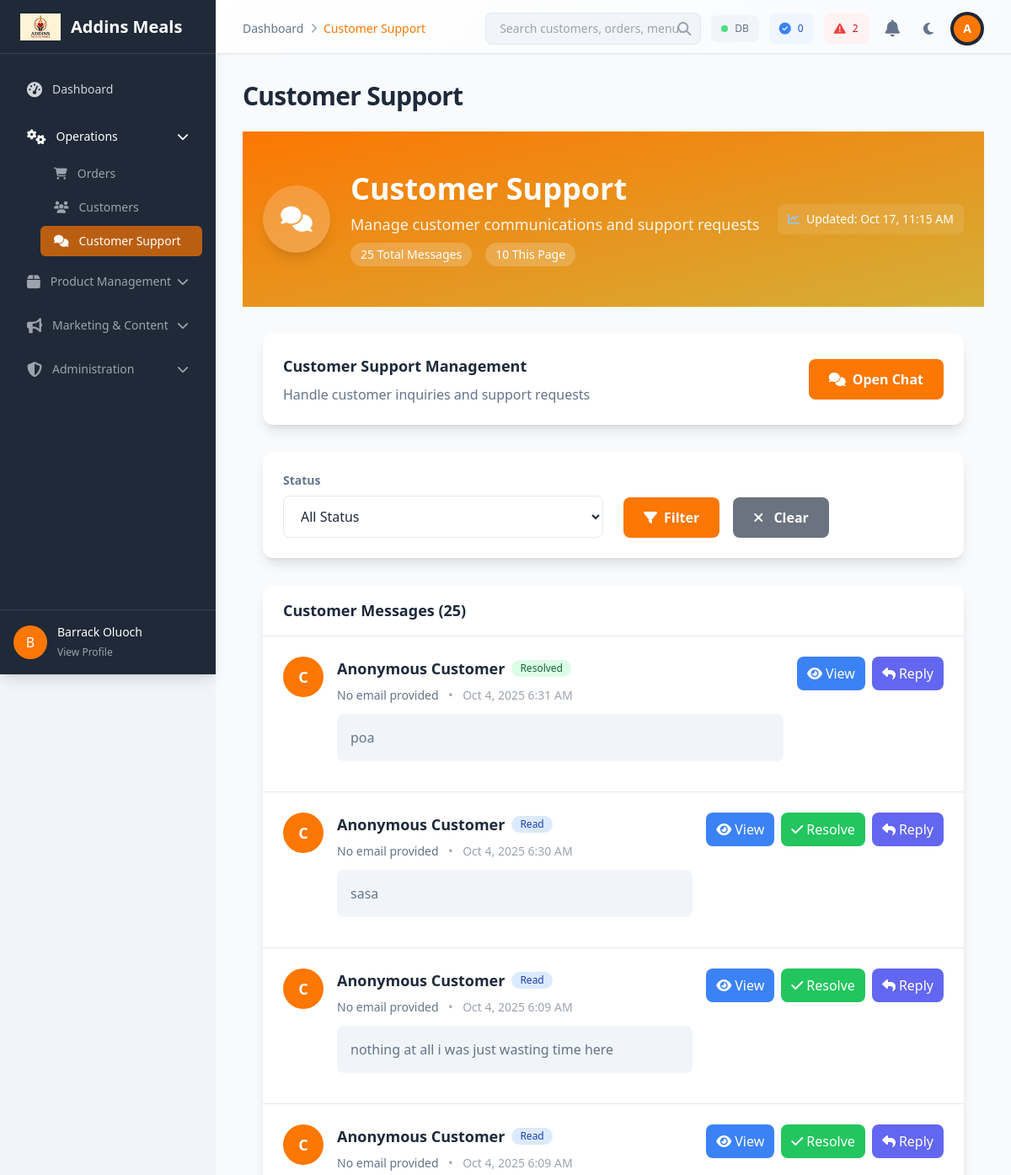
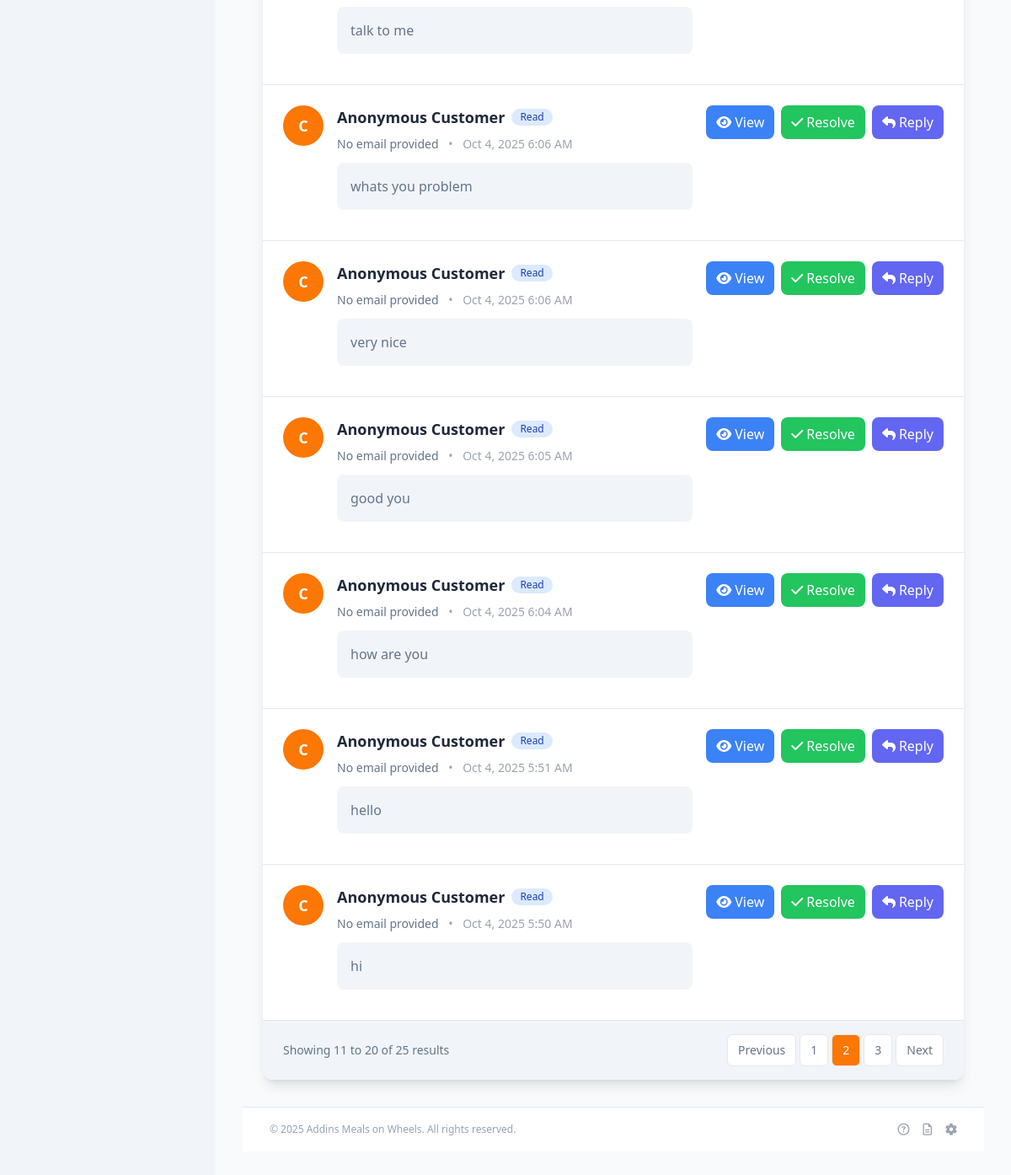
/admin/customer_support.php?page=2 (signed in), run on the app's committed database (2 pictures, top to bottom).
### tables this page shows
CREATE TABLE `customer_messages` (
  `id` int(11) NOT NULL,
  `customer_id` int(11) DEFAULT NULL,
  `customer_name` varchar(100) NOT NULL,
  `customer_email` varchar(100) NOT NULL,
  `subject` varchar(200) DEFAULT NULL,
  `message` text NOT NULL,
  `status` enum('unread','read','replied','resolved') DEFAULT 'unread',
  `response` text DEFAULT NULL,
  `admin_id` int(11) DEFAULT NULL,
  `created_at` timestamp NOT NULL DEFAULT current_timestamp(),
  `updated_at` timestamp NOT NULL DEFAULT current_timestamp() ON UPDATE current_timestamp()
);

### admin/customer_support.php (the view, shortened to what this page needs)
<?php
require_once __DIR__ . '/includes/functions.php';
$status_filter = $_GET['status'] ?? '';
$page = isset($_GET['page']) ? (int)$_GET['page'] : 1;
$per_page = 10;
$offset = ($page - 1) * $per_page;
$where_conditions = [];
$params = [];
$where_clause = !empty($where_conditions) ? 'WHERE ' . implode(' AND ', $where_conditions) : '';
$total_sql = "SELECT COUNT(*) as count FROM customer_messages $where_clause";
$total_stmt = $pdo->prepare($total_sql);
$total_stmt->execute($params);
$total_messages = (int)$total_stmt->fetch(PDO::FETCH_ASSOC)['count'];
$sql = "SELECT cm.*, u.name as customer_name, u.email as customer_email
        FROM customer_messages cm
        LEFT JOIN users u ON cm.customer_id = u.id
        $where_clause
        ORDER BY cm.created_at DESC
        LIMIT $offset, $per_page";
$stmt = $pdo->prepare($sql);
$stmt->execute($params);
$messages = $stmt->fetchAll(PDO::FETCH_ASSOC);
$total_pages = ceil($total_messages / $per_page);
require_once 'includes/header.php';
?>
<div class="bg-gradient-to-br from-primary via-primary-dark to-secondary text-white">
    <div class="container mx-auto px-6 py-12">
        <div class="flex flex-col lg:flex-row lg:items-center lg:justify-between">
            <div class="flex items-center space-x-6">
                <div class="h-20 w-20 rounded-full bg-white/20 backdrop-blur-sm flex items-center justify-center text-white font-bold text-3xl shadow-lg">
                    <i class="fas fa-comments"></i>
                </div>
                <div>
                    <h1 class="text-3xl md:text-4xl font-bold mb-2">Customer Support</h1>
                    <p class="text-lg opacity-90 mb-2">Manage customer communications and support requests</p>
                    <div class="flex items-center space-x-4">
                        <span class="px-3 py-1 bg-white/20 backdrop-blur-sm rounded-full text-sm font-medium">
                            <?php echo $total_messages; ?> Total Messages
                        </span>
                        <span class="px-3 py-1 bg-white/20 backdrop-blur-sm rounded-full text-sm font-medium">
                            <?php echo count($messages); ?> This Page
                        </span>
                    </div>
                </div>
            </div>
            <div class="mt-6 lg:mt-0">
                <div class="flex items-center space-x-4 text-sm">
                    <div class="flex items-center space-x-2 bg-white/10 backdrop-blur-sm rounded-lg px-3 py-2">
                        <i class="fas fa-chart-line text-blue-300"></i>
                        <span>Updated: <?php echo date('M j, g:i A'); ?></span>
                    </div>
                </div>
            </div>
        </div>
    </div>
</div>
<div class="container mx-auto px-6 py-8">
    <div class="bg-white rounded-xl shadow-lg p-6 mb-8">
        <div class="flex flex-col sm:flex-row sm:items-center sm:justify-between">
            <div>
                <h3 class="text-lg font-semibold text-gray-900 mb-2">Customer Support Management</h3>
                <p class="text-gray-600">Handle customer inquiries and support requests</p>
            </div>
            <div class="mt-4 sm:mt-0 flex space-x-3">
                <a href="../chat.php"
                   class="bg-primary hover:bg-primary-dark text-white px-6 py-3 rounded-lg font-semibold transition-colors duration-200 flex items-center">
                    <i class="fas fa-comments mr-2"></i>
                    Open Chat
                </a>
            </div>
        </div>
    </div>
    <div class="bg-white rounded-xl shadow-lg p-6 mb-8">
        <form method="GET" class="grid grid-cols-1 md:grid-cols-2 gap-6">
            <div>
                <label for="status" class="block text-sm font-semibold text-gray-700 mb-2">Status</label>
                <select name="status" id="status"
                        class="w-full px-4 py-3 border border-gray-300 rounded-lg focus:ring-2 focus:ring-primary focus:border-transparent">
                    <option value="">All Status</option>
                </select>
            </div>
            <div class="flex items-end space-x-4">
                <button type="submit" class="bg-primary hover:bg-primary-dark text-white px-6 py-3 rounded-lg font-semibold transition-colors duration-200 flex items-center">
                    <i class="fas fa-filter mr-2"></i>
                    Filter
                </button>
                <a href="customer_support.php" class="bg-gray-500 hover:bg-gray-600 text-white px-6 py-3 rounded-lg font-semibold transition-colors duration-200">
                    <i class="fas fa-times mr-2"></i>
                    Clear
                </a>
            </div>
        </form>
    </div>
    <div class="bg-white rounded-xl shadow-lg overflow-hidden">
        <div class="px-6 py-4 border-b border-gray-200">
            <h2 class="text-lg font-semibold text-gray-900">Customer Messages (<?php echo $total_messages; ?>)</h2>
        </div>
        <?php if (empty($messages)): ?>
            <div class="p-12 text-center">
                <i class="fas fa-comments text-4xl text-gray-400 mb-4"></i>
                <h3 class="text-lg font-medium text-gray-900 mb-2">No messages found</h3>
                <p class="text-gray-500 mb-4">No customer messages match your current filters.</p>
                <a href="../chat.php" class="bg-primary hover:bg-primary-dark text-white px-6 py-3 rounded-lg font-semibold transition-colors duration-200 flex items-center mx-auto w-fit">
                    <i class="fas fa-comments mr-2"></i>
                    Start Chat
                </a>
            </div>
        <?php else: ?>
            <div class="divide-y divide-gray-200">
                <?php foreach ($messages as $message): ?>
                    <div class="p-6 hover:bg-gray-50 transition-colors duration-200">
                        <div class="flex items-start justify-between">
                            <div class="flex items-start space-x-4 flex-1">
                                <div class="flex-shrink-0">
                                    <div class="h-12 w-12 rounded-full bg-primary flex items-center justify-center text-white font-semibold text-lg">
                                        <?php echo strtoupper(substr($message['customer_name'] ?? 'C', 0, 1)); ?>
                                    </div>
                                </div>
                                <div class="flex-1 min-w-0">
                                    <div class="flex items-center space-x-2 mb-2">
                                        <h3 class="text-lg font-semibold text-gray-900">
                                            <?php echo htmlspecialchars($message['customer_name'] ?? 'Anonymous Customer'); ?>
                                        </h3>
                                        <span class="px-2.5 py-0.5 rounded-full text-xs font-medium <?php echo getMessageStatusBadgeClass($message['status']); ?>">
                                            <?php echo ucfirst($message['status'] ?? 'unread'); ?>
                                        </span>
                                    </div>
                                    <div class="text-sm text-gray-600 mb-3">
                                        <span class="font-medium"><?php echo htmlspecialchars($message['customer_email'] ?? 'No email provided'); ?></span>
                                        <span class="text-gray-400 mx-2">•</span>
                                        <span class="text-gray-400">
                                            <?php echo date('M j, Y g:i A', strtotime($message['created_at'])); ?>
                                        </span>
                                    </div>
                                    <div class="bg-gray-50 rounded-lg p-4 mb-3">
                                        <p class="text-gray-700 line-clamp-3">
                                            <?php echo htmlspecialchars(substr($message['message'] ?? '', 0, 200) . (strlen($message['message'] ?? '') > 200 ? '...' : '')); ?>
                                        </p>
                                    </div>
                                </div>
                            </div>
                            <div class="flex items-center space-x-2 ml-4">
                                <button onclick="viewMessage(<?php echo $message['id']; ?>)"
                                   class="bg-blue-500 hover:bg-blue-600 text-white px-3 py-2 rounded-lg font-medium transition-colors duration-200 flex items-center space-x-1"
                                   title="View Full Message">
                                    <i class="fas fa-eye"></i>
                                    <span class="hidden sm:inline">View</span>
                                </button>
                                <?php if (($message['status'] ?? 'unread') !== 'resolved'): ?>
                                    <form method="POST" class="inline">
                                        <button type="submit" name="update_message_status"
                                                class="bg-green-500 hover:bg-green-600 text-white px-3 py-2 rounded-lg font-medium transition-colors duration-200 flex items-center space-x-1"
                                                title="Mark as Resolved">
                                            <i class="fas fa-check"></i>
                                            <span class="hidden sm:inline">Resolve</span>
                                        </button>
                                    </form>
                                <?php endif; ?>
                                <button onclick="replyToMessage(<?php echo $message['id']; ?>)"
                                        class="bg-indigo-500 hover:bg-indigo-600 text-white px-3 py-2 rounded-lg font-medium transition-colors duration-200 flex items-center space-x-1"
                                        title="Send Response">
                                    <i class="fas fa-reply"></i>
                                    <span class="hidden sm:inline">Reply</span>
                                </button>
                            </div>
                        </div>
                    </div>
                <?php endforeach; ?>
            </div>
            <?php if ($total_pages > 1): ?>
                <div class="px-6 py-4 border-t border-gray-200 bg-gray-50">
                    <div class="flex items-center justify-between">
                        <div class="text-sm text-gray-700">
                            Showing <?php echo (($page - 1) * $per_page) + 1; ?> to <?php echo min($page * $per_page, $total_messages); ?> of <?php echo $total_messages; ?> results
                        </div>
                        <div class="flex space-x-1">
                            <?php if ($page > 1): ?>
                                <a href="?page=<?php echo $page - 1; ?><?php echo !empty($status_filter) ? '&status=' . urlencode($status_filter) : ''; ?>"
                                   class="px-3 py-2 border border-gray-300 rounded-md text-sm font-medium text-gray-700 bg-white hover:bg-gray-50">
                                    Previous
                                </a>
                            <?php endif; ?>
                            <?php for ($i = max(1, $page - 2); $i <= min($total_pages, $page + 2); $i++): ?>
                                <a href="?page=<?php echo $i; ?><?php echo !empty($status_filter) ? '&status=' . urlencode($status_filter) : ''; ?>"
                                   class="px-3 py-2 border <?php echo $i === $page ? 'bg-primary text-white' : 'border-gray-300 text-gray-700 bg-white hover:bg-gray-50'; ?> rounded-md text-sm font-medium">
                                    <?php echo $i; ?>
                                </a>
                            <?php endfor; ?>
                            <?php if ($page < $total_pages): ?>
                                <a href="?page=<?php echo $page + 1; ?><?php echo !empty($status_filter) ? '&status=' . urlencode($status_filter) : ''; ?>"
                                   class="px-3 py-2 border border-gray-300 rounded-md text-sm font-medium text-gray-700 bg-white hover:bg-gray-50">
                                    Next
                                </a>
                            <?php endif; ?>
                        </div>
                    </div>
                </div>
            <?php endif; ?>
        <?php endif; ?>
    </div>
</div>
<?php
require_once 'includes/footer.php';
?>
<?php
function getMessageStatusBadgeClass($status) {
    $classes = [
        'unread' => 'bg-red-100 text-red-800',
        'read' => 'bg-blue-100 text-blue-800',
        'replied' => 'bg-yellow-100 text-yellow-800',
        'resolved' => 'bg-green-100 text-green-800',
    ];
    return $classes[strtolower($status)] ?? 'bg-gray-100 text-gray-800';
}
?>

### admin/includes/header.php (style rules this page uses)
body { margin: 0; padding: 0; }
:root { --bg-primary: #ffffff; --bg-secondary: #f8fafc; --bg-tertiary: #f1f5f9; --text-primary: #1e293b; --text-secondary: #64748b; --text-muted: #94a3b8; --border-color: #e2e8f0; --shadow-color: rgba(0, 0, 0, 0.1); --card-bg: #ffffff; --input-bg: #ffffff; --sidebar-bg: #ffffff; --primary-color: #fc7703; }
body { background-color: var(--bg-primary); color: var(--text-primary); transition: background-color 0.3s ease, color 0.3s ease; }
.bg-white { background-color: var(--card-bg) !important; }
.bg-gray-50 { background-color: var(--bg-tertiary) !important; }
.bg-gray-100 { background-color: var(--bg-tertiary) !important; }
.text-gray-900 { color: var(--text-primary) !important; }
.text-gray-700 { color: var(--text-secondary) !important; }
.text-gray-600 { color: var(--text-secondary) !important; }
.bg-primary { background-color: var(--primary-color) !important; }
.border-gray-200 { border-color: var(--border-color) !important; }
.border-gray-300 { border-color: var(--border-color) !important; }
input, textarea, select { background-color: var(--input-bg) !important; color: var(--text-primary) !important; border-color: var(--border-color) !important; }
*, *::before, *::after { transition: background-color 0.3s ease, color 0.3s ease, border-color 0.3s ease; }

### admin/customer_support.php (style rules this page uses)
.line-clamp-3 { display: -webkit-box; -webkit-line-clamp: 3; -webkit-box-orient: vertical; overflow: hidden; }

### data on the page
customer_messages: customer_name "C", customer_name "Anonymous Customer", status "Resolved", customer_email "No email provided", created_at "Oct 4, 2025 6:31 AM", message "poa"
customer_messages: customer_name "C", customer_name "Anonymous Customer", status "Read", customer_email "No email provided", created_at "Oct 4, 2025 6:30 AM", message "sasa"
customer_messages: customer_name "C", customer_name "Anonymous Customer", status "Read", customer_email "No email provided", created_at "Oct 4, 2025 6:09 AM", message "nothing at all i was just wasting time here"
customer_messages: customer_name "C", customer_name "Anonymous Customer", status "Read", customer_email "No email provided", created_at "Oct 4, 2025 6:09 AM", message "talk to me"
customer_messages: customer_name "C", customer_name "Anonymous Customer", status "Read", customer_email "No email provided", created_at "Oct 4, 2025 6:06 AM", message "whats you problem"
customer_messages: customer_name "C", customer_name "Anonymous Customer", status "Read", customer_email "No email provided", created_at "Oct 4, 2025 6:06 AM", message "very nice"
customer_messages: customer_name "C", customer_name "Anonymous Customer", status "Read", customer_email "No email provided", created_at "Oct 4, 2025 6:05 AM", message "good you"
customer_messages: customer_name "C", customer_name "Anonymous Customer", status "Read", customer_email "No email provided", created_at "Oct 4, 2025 6:04 AM", message "how are you"
customer_messages: customer_name "C", customer_name "Anonymous Customer", status "Read", customer_email "No email provided", created_at "Oct 4, 2025 5:51 AM", message "hello"
customer_messages: customer_name "C", customer_name "Anonymous Customer", status "Read", customer_email "No email provided", created_at "Oct 4, 2025 5:50 AM", message "hi"

### other printed values
substr($_SESSION['username'] ?? 'A', 0, 1) "B"
$_SESSION['username'] "Barrack Oluoch"
$breadcrumb['name'] "Dashboard"
$breadcrumb['name'] "Customer Support"
$systemStatus['orders_today'] "0"
$systemStatus['pending_orders'] "2"
substr($_SESSION['name'] ?? 'A', 0, 1) "A"
$page_title "Customer Support"
$total_messages "25"
count($messages) "10"
min($page * $per_page, $total_messages) "20"
